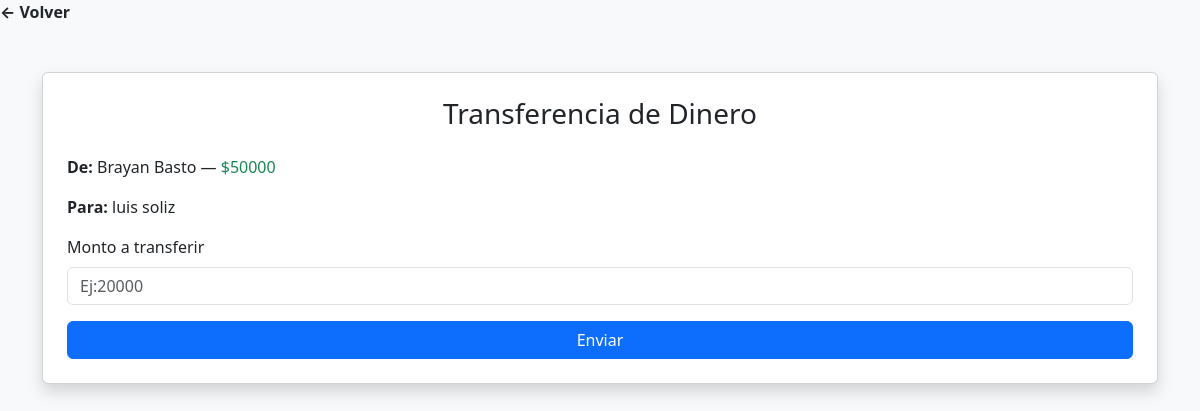
Before: /model/Admin/transaccion_cliente.php?id=1006511652 (signed in) with the older database file.
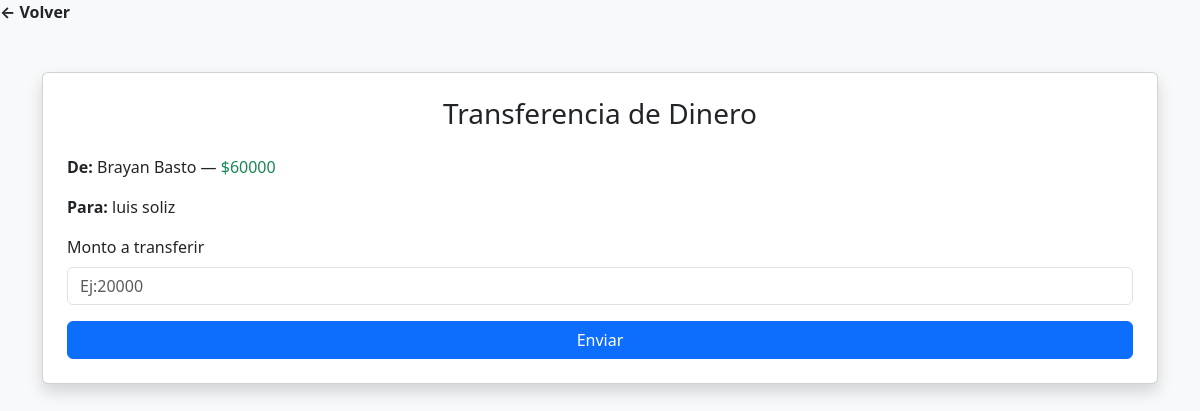
After: the same page with the newer database file.
### tables this page shows
CREATE TABLE `user` (
  `id_user` int(11) NOT NULL,
  `nombre` varchar(50) NOT NULL,
  `apellido` varchar(50) NOT NULL,
  `correo` varchar(50) NOT NULL,
  `contrasena` varchar(255) NOT NULL,
  `id_tipo_user` int(11) NOT NULL,
  `Dinero` decimal(10,0) NOT NULL
);

### model/Admin/transaccion_cliente.php (the view, shortened to what this page needs)
<?php
$db = new Database;
$con = $db->conectar();
$id_receptor = $_GET['id'];
$id_emisor = $_SESSION['id_user'];
$sql = $con->prepare("SELECT id_user, nombre, apellido, dinero FROM user WHERE id_user = ?");
$sql->execute([$id_receptor]);
$receptor = $sql->fetch(PDO::FETCH_ASSOC);
$sql2 = $con->prepare("SELECT dinero, nombre, apellido FROM user WHERE id_user = ?");
$sql2->execute([$id_emisor]);
$emisor = $sql2->fetch(PDO::FETCH_ASSOC);
?>
<!DOCTYPE html>
<html lang="es">
<head>
    <link href="https://cdn.jsdelivr.net/npm/bootstrap@5.3.2/dist/css/bootstrap.min.css" rel="stylesheet">
</head>
<body class="bg-light">
<a class="navbar-brand fw-bold" href="index.php">← Volver</a>
<div class="container mt-5">
    <div class="card shadow p-4">
        <h3 class="text-center mb-4">Transferencia de Dinero</h3>
        <p><strong>De:</strong> <?= $emisor['nombre'] . " " . $emisor['apellido'] ?>
        — <span class="text-success">$<?= $emisor['dinero'] ?></span></p>
        <p><strong>Para:</strong> <?= $receptor['nombre'] . " " . $receptor['apellido'] ?></p>
        <form action="procesar_transaccion.php" method="POST">
            <label class="form-label">Monto a transferir</label>
            <input type="number" name="monto" placeholder="Ej:20000" class="form-control mb-3" min="1" required>
            <button class="btn btn-primary w-100">Enviar</button>
        </form>
    </div>
</div>
</body>
</html>

Changed rows visible on the page:
changed user "Brayan": Dinero "50000" → "60000"
